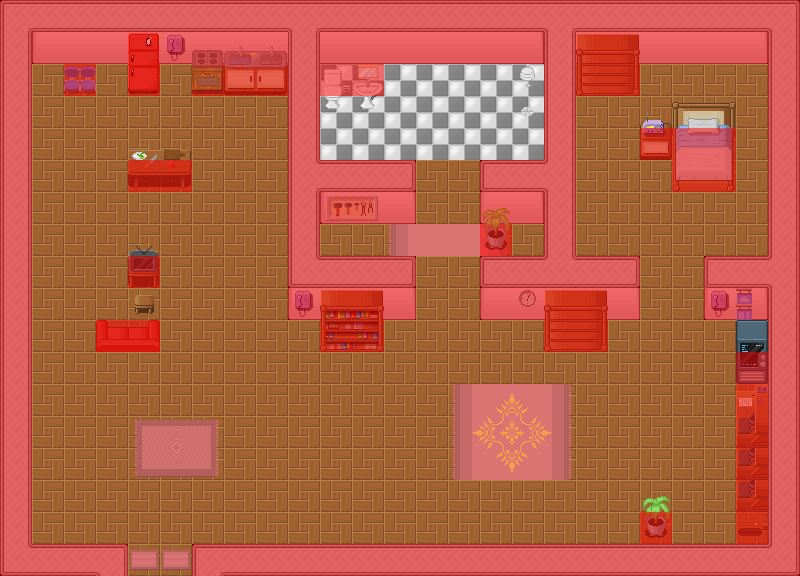

A 2D game scene composited from a Tiled map and its tileset images. What follows is a short description and the map's XML, with every tile layer's data as written:
An orthogonal 25x18 tile map with 32x32 px tiles, 5 tile layers (1, 2, 3, 4, ...).

<map version="1.0" orientation="orthogonal" renderorder="right-down" width="25" height="18" tilewidth="32" tileheight="32" nextobjectid="1">
 <tileset firstgid="1" name="tileset1" tilewidth="32" tileheight="32" tilecount="1000" columns="25">
  <image source="tileset1.png" width="800" height="1280" />
 </tileset>
 <layer name="1" width="25" height="18">
  <data encoding="csv">
34,36,36,36,36,36,36,36,36,31,36,36,36,36,36,36,29,31,36,36,36,36,36,29,35,
61,52,54,54,54,54,54,54,54,61,54,54,54,54,54,54,53,61,54,54,54,54,54,53,61,
61,7,7,7,7,7,7,7,7,61,5,5,5,5,5,5,5,61,7,7,7,7,7,7,61,
61,7,7,7,7,7,7,7,7,61,5,5,5,5,5,5,5,61,7,7,7,7,7,7,61,
61,7,7,7,7,7,7,7,7,61,5,5,5,5,5,5,5,61,7,7,7,7,7,7,61,
61,7,7,7,7,7,7,7,7,32,36,36,30,7,7,55,36,56,7,7,7,7,7,7,61,
61,7,7,7,7,7,7,7,7,61,52,54,53,7,7,52,53,61,7,7,7,7,7,7,61,
61,7,7,7,7,7,7,7,7,61,7,7,7,7,7,7,7,61,7,7,7,7,7,7,61,
61,7,7,7,7,7,7,7,7,59,36,36,30,7,7,55,36,57,36,30,7,7,27,36,56,
61,7,7,7,7,7,7,7,7,52,54,54,53,7,7,52,54,54,54,53,7,7,52,53,61,
61,7,7,7,7,7,7,7,7,7,7,7,7,7,7,7,7,7,7,7,7,7,7,7,61,
61,7,7,7,7,7,7,7,7,7,7,7,7,7,7,7,7,7,7,7,7,7,7,7,61,
61,7,7,7,7,7,7,7,7,7,7,7,7,7,7,7,7,7,7,7,7,7,7,7,61,
61,7,7,7,7,7,7,7,7,7,7,7,7,7,7,7,7,7,7,7,7,7,7,7,61,
61,7,7,7,7,7,7,7,7,7,7,7,7,7,7,7,7,7,7,7,7,7,7,7,61,
61,7,7,7,7,7,7,7,7,7,7,7,7,7,7,7,7,7,7,7,7,7,7,7,61,
61,7,7,7,7,7,7,7,7,7,7,7,7,7,7,7,7,7,7,7,7,7,7,7,61,
59,36,36,35,7,7,34,36,36,36,36,36,36,36,36,36,36,36,36,36,36,36,36,36,60
</data>
 </layer>
 <layer name="2" width="25" height="18">
  <data encoding="csv">
0,0,0,0,0,0,0,0,0,0,0,0,0,0,0,0,0,0,0,0,0,0,0,0,0,
0,0,0,0,76,159,77,80,81,0,0,0,0,0,0,0,0,0,85,86,0,0,0,0,0,
0,0,265,0,101,0,102,105,106,0,226,227,0,0,0,0,0,0,110,111,0,0,0,0,0,
0,0,0,0,0,0,0,0,0,0,251,252,0,0,0,0,0,0,0,0,0,0,0,0,0,
0,0,0,0,0,0,0,0,0,0,0,0,0,0,0,0,0,0,0,0,107,114,115,0,0,
0,0,0,0,103,104,0,0,0,0,0,0,0,0,0,0,0,0,0,0,0,139,140,0,0,
0,0,0,0,0,0,0,0,0,0,211,212,0,0,0,0,0,0,0,0,0,0,0,0,0,
0,0,0,0,0,0,0,0,0,0,0,0,278,279,280,281,0,0,0,0,0,0,0,0,0,
0,0,0,0,112,0,0,0,0,0,0,0,0,0,0,0,0,0,0,0,0,0,0,0,0,
0,0,0,0,336,0,0,0,0,159,83,84,0,0,0,0,213,85,86,0,0,0,159,264,0,
0,0,0,164,165,0,0,0,0,0,108,109,0,0,0,0,0,110,111,0,0,0,0,0,0,
0,0,0,0,0,0,0,0,0,0,0,0,0,0,0,0,0,0,0,0,0,0,0,342,0,
0,0,0,0,0,0,0,0,0,0,0,0,0,0,232,233,234,235,0,0,0,0,0,88,0,
0,0,0,0,136,137,138,0,0,0,0,0,0,0,257,258,259,260,0,0,0,0,0,113,0,
0,0,0,0,161,162,163,0,0,0,0,0,0,0,282,283,284,285,0,0,0,0,0,113,0,
0,0,0,0,0,0,0,0,0,0,0,0,0,0,0,0,0,0,0,0,0,0,0,113,0,
0,0,0,0,0,0,0,0,0,0,0,0,0,0,0,0,0,0,0,0,0,0,0,289,0,
0,0,0,0,135,135,0,0,0,0,0,0,0,0,0,0,0,0,0,0,0,0,0,0,0
</data>
 </layer>
 <layer name="3" width="25" height="18">
  <data encoding="csv">
0,0,0,0,0,0,0,0,0,0,0,0,0,0,0,0,0,0,0,0,0,0,0,0,0,
0,0,0,0,0,0,0,0,0,0,0,0,0,0,0,0,0,0,0,0,0,0,0,0,0,
0,0,0,0,0,0,0,0,0,0,0,0,0,0,0,0,0,0,0,0,0,0,0,0,0,
0,0,0,0,0,0,0,0,0,0,0,0,0,0,0,0,253,0,0,0,0,0,0,0,0,
0,0,0,0,0,0,0,0,0,0,0,0,0,0,0,0,0,0,0,0,0,0,0,0,0,
0,0,0,0,0,0,0,0,0,0,0,0,0,0,0,0,0,0,0,0,0,0,0,0,0,
0,0,0,0,0,0,0,0,0,0,0,0,0,0,0,133,0,0,0,0,0,0,0,0,0,
0,0,0,0,0,0,0,0,0,0,0,0,0,0,0,158,0,0,0,0,0,0,0,0,0,
0,0,0,0,0,0,0,0,0,0,0,0,0,0,0,0,0,0,0,0,0,0,0,0,0,
0,0,0,0,0,0,0,0,0,0,0,0,0,0,0,0,0,0,0,0,0,0,0,0,0,
0,0,0,0,0,0,0,0,0,0,0,0,0,0,0,0,0,0,0,0,0,0,0,0,0,
0,0,0,0,0,0,0,0,0,0,0,0,0,0,0,0,0,0,0,0,0,0,0,0,0,
0,0,0,0,0,0,0,0,0,0,0,0,0,0,0,0,0,0,0,0,0,0,0,0,0,
0,0,0,0,0,0,0,0,0,0,0,0,0,0,0,0,0,0,0,0,0,0,0,0,0,
0,0,0,0,0,0,0,0,0,0,0,0,0,0,0,0,0,0,0,0,0,0,0,0,0,
0,0,0,0,0,0,0,0,0,0,0,0,0,0,0,0,0,0,0,0,0,0,0,0,0,
0,0,0,0,0,0,0,0,0,0,0,0,0,0,0,0,0,0,0,0,158,0,0,0,0,
0,0,0,0,0,0,0,0,0,0,0,0,0,0,0,0,0,0,0,0,0,0,0,0,0
</data>
 </layer>
 <layer name="4" width="25" height="18">
  <data encoding="csv">
0,0,0,0,0,0,0,0,0,0,0,0,0,0,0,0,0,0,0,0,0,0,0,0,0,
0,0,0,0,0,0,0,0,0,0,0,0,0,0,0,0,0,0,0,0,0,0,0,0,0,
0,0,0,0,0,0,0,0,0,0,0,0,0,0,0,0,228,0,0,0,0,0,0,0,0,
0,0,0,0,0,0,0,0,0,0,0,0,0,0,0,0,0,0,0,0,82,89,90,0,0,
0,0,0,0,78,79,0,0,0,0,0,0,0,0,0,0,0,0,0,0,0,0,0,0,0,
0,0,0,0,0,0,0,0,0,0,0,0,0,0,0,0,0,0,0,0,0,0,0,0,0,
0,0,0,0,0,0,0,0,0,0,0,0,0,0,0,0,0,0,0,0,0,0,0,0,0,
0,0,0,0,87,0,0,0,0,0,0,0,0,0,0,0,0,0,0,0,0,0,0,0,0,
0,0,0,0,0,0,0,0,0,0,0,0,0,0,0,0,0,0,0,0,0,0,0,0,0,
0,0,0,0,0,0,0,0,0,0,0,0,0,0,0,0,0,0,0,0,0,0,0,0,0,
0,0,0,0,0,0,0,0,0,0,0,0,0,0,0,0,0,0,0,0,0,0,0,317,0,
0,0,0,0,0,0,0,0,0,0,0,0,0,0,0,0,0,0,0,0,0,0,0,0,0,
0,0,0,0,0,0,0,0,0,0,0,0,0,0,0,0,0,0,0,0,0,0,0,0,0,
0,0,0,0,0,0,0,0,0,0,0,0,0,0,0,0,0,0,0,0,0,0,0,0,0,
0,0,0,0,0,0,0,0,0,0,0,0,0,0,0,0,0,0,0,0,0,0,0,0,0,
0,0,0,0,0,0,0,0,0,0,0,0,0,0,0,0,0,0,0,0,133,0,0,0,0,
0,0,0,0,0,0,0,0,0,0,0,0,0,0,0,0,0,0,0,0,0,0,0,0,0,
0,0,0,0,0,0,0,0,0,0,0,0,0,0,0,0,0,0,0,0,0,0,0,0,0
</data>
 </layer>
 <layer name="kollision" width="25" height="18">
  <data encoding="csv">
2,2,2,2,2,2,2,2,2,2,2,2,2,2,2,2,2,2,2,2,2,2,2,2,2,
2,2,2,2,2,2,2,2,2,2,2,2,2,2,2,2,2,2,2,2,2,2,2,2,2,
2,0,2,0,2,0,2,2,2,2,2,2,0,0,0,0,0,2,2,2,0,0,0,0,2,
2,0,0,0,0,0,0,0,0,2,0,0,0,0,0,0,0,2,0,0,0,0,0,0,2,
2,0,0,0,0,0,0,0,0,2,0,0,0,0,0,0,0,2,0,0,2,2,2,0,2,
2,0,0,0,2,2,0,0,0,2,2,2,2,0,0,2,2,2,0,0,0,2,2,0,2,
2,0,0,0,0,0,0,0,0,2,2,2,2,0,0,2,2,2,0,0,0,0,0,0,2,
2,0,0,0,0,0,0,0,0,2,0,0,0,0,0,2,0,2,0,0,0,0,0,0,2,
2,0,0,0,2,0,0,0,0,2,2,2,2,0,0,2,2,2,2,2,0,0,2,2,2,
2,0,0,0,0,0,0,0,0,2,2,2,2,0,0,2,2,2,2,2,0,0,2,2,2,
2,0,0,2,2,0,0,0,0,0,2,2,0,0,0,0,0,2,2,0,0,0,0,0,2,
2,0,0,0,0,0,0,0,0,0,0,0,0,0,0,0,0,0,0,0,0,0,0,2,2,
2,0,0,0,0,0,0,0,0,0,0,0,0,0,0,0,0,0,0,0,0,0,0,2,2,
2,0,0,0,0,0,0,0,0,0,0,0,0,0,0,0,0,0,0,0,0,0,0,2,2,
2,0,0,0,0,0,0,0,0,0,0,0,0,0,0,0,0,0,0,0,0,0,0,2,2,
2,0,0,0,0,0,0,0,0,0,0,0,0,0,0,0,0,0,0,0,0,0,0,2,2,
2,0,0,0,0,0,0,0,0,0,0,0,0,0,0,0,0,0,0,0,2,0,0,2,2,
2,2,2,2,0,0,2,2,2,2,2,2,2,2,2,2,2,2,2,2,2,2,2,2,2
</data>
 </layer>
</map>
